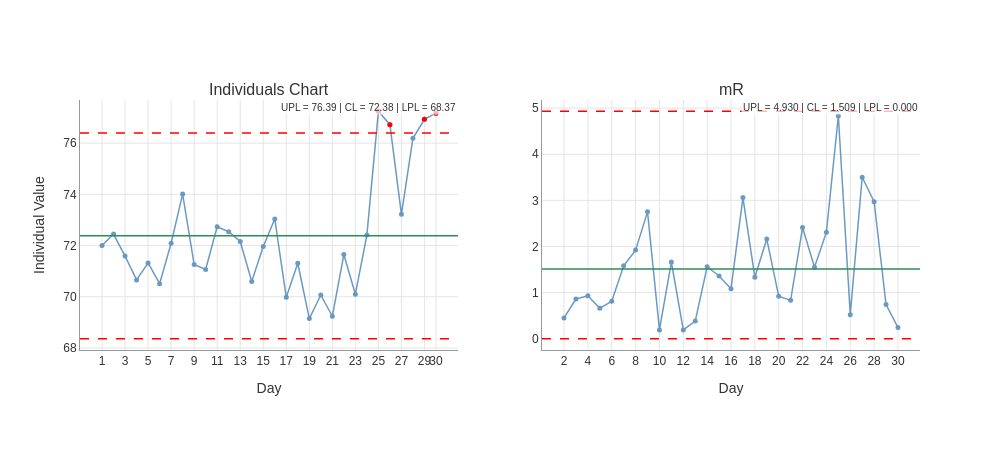

Notebook code cell kept with this figure:
### Markdown cell above
The thermostat drift on day 25 is caught — not just the shifted points themselves, but the run rules firing on the days leading into it. Now look at it:

### Code cell
result.plot()

### Figure 1 — Plotly figure (JSON) as saved in the notebook; plotly's stock layout.template omitted (floating-point values rounded to 4 significant figures)
{"data": [{"hovertemplate": "%{x}<br>%{y:.3f}<extra></extra>", "line": {"color": "steelblue", "width": 1.5}, "marker": {"color": "steelblue", "size": 5}, "mode": "lines+markers", "name": "X", "opacity": 0.8, "showlegend": false, "type": "scatter", "x": [1, 2, 3, 4, 5, 6, 7, 8, 9, 10, 11, 12, 13, 14, 15, 16, 17, 18, 19, 20, 21, 22, 23, 24, 25, 26, 27, 28, 29, 30], "xaxis": "x", "y": [72.0, 72.45, 71.59, 70.66, 71.32, 70.51, 72.09, 74.01, 71.26, 71.07, 72.73, 72.54, 72.16, 70.6, 71.96, 73.04, 69.98, 71.31, 69.15, 70.07, 69.24, 71.65, 70.1, 72.41, 77.24, 76.72, 73.22, 76.19, 76.93, 77.17], "yaxis": "y"}, {"hovertemplate": "Signal<br>%{x}<br>%{y:.3f}<extra></extra>", "marker": {"color": "red", "size": 5, "symbol": "circle"}, "mode": "markers", "name": "Signal", "showlegend": false, "type": "scatter", "x": [25, 26, 29, 30], "xaxis": "x", "y": [77.24, 76.72, 76.93, 77.17], "yaxis": "y"}, {"hovertemplate": "%{x}<br>%{y:.3f}<extra></extra>", "line": {"color": "steelblue", "width": 1.5}, "marker": {"color": "steelblue", "size": 5}, "mode": "lines+markers", "name": "mR", "opacity": 0.8, "showlegend": false, "type": "scatter", "x": [2, 3, 4, 5, 6, 7, 8, 9, 10, 11, 12, 13, 14, 15, 16, 17, 18, 19, 20, 21, 22, 23, 24, 25, 26, 27, 28, 29, 30], "xaxis": "x2", "y": [0.45, 0.86, 0.93, 0.66, 0.81, 1.58, 1.92, 2.75, 0.19, 1.66, 0.19, 0.38, 1.56, 1.36, 1.08, 3.06, 1.33, 2.16, 0.92, 0.83, 2.41, 1.55, 2.31, 4.83, 0.52, 3.5, 2.97, 0.74, 0.24], "yaxis": "y2"}], "layout": {"annotations": [{"font": {"size": 16}, "showarrow": false, "text": "Individuals Chart", "x": 0.225, "xanchor": "center", "xref": "paper", "y": 1.0, "yanchor": "bottom", "yref": "paper"}, {"font": {"size": 16}, "showarrow": false, "text": "mR", "x": 0.775, "xanchor": "center", "xref": "paper", "y": 1.0, "yanchor": "bottom", "yref": "paper"}, {"bgcolor": "rgba(255,255,255,0.7)", "font": {"color": "#333333", "size": 10}, "showarrow": false, "text": "UPL = 76.39 | CL = 72.38 | LPL = 68.37", "x": 1.0, "xanchor": "right", "xref": "x domain", "y": 1.0, "yanchor": "top", "yref": "y domain"}, {"bgcolor": "rgba(255,255,255,0.7)", "font": {"color": "#333333", "size": 10}, "showarrow": false, "text": "UPL = 4.930 | CL = 1.509 | LPL = 0.000", "x": 1.0, "xanchor": "right", "xref": "x2 domain", "y": 1.0, "yanchor": "top", "yref": "y2 domain"}], "font": {"color": "#333333", "family": "Arial, sans-serif", "size": 12}, "height": 450, "hovermode": "closest", "margin": {"b": 100}, "paper_bgcolor": "white", "plot_bgcolor": "white", "shapes": [{"line": {"color": "red", "dash": "dash", "width": 1.5}, "type": "line", "x0": 0, "x1": 1, "xref": "x domain", "y0": 76.39, "y1": 76.39, "yref": "y"}, {"line": {"color": "red", "dash": "dash", "width": 1.5}, "type": "line", "x0": 0, "x1": 1, "xref": "x domain", "y0": 68.37, "y1": 68.37, "yref": "y"}, {"line": {"color": "#2E8B57", "dash": "solid", "width": 1.5}, "type": "line", "x0": 0, "x1": 1, "xref": "x domain", "y0": 72.38, "y1": 72.38, "yref": "y"}, {"line": {"color": "red", "dash": "dash", "width": 1.5}, "type": "line", "x0": 0, "x1": 1, "xref": "x2 domain", "y0": 4.93, "y1": 4.93, "yref": "y2"}, {"line": {"color": "red", "dash": "dash", "width": 1.5}, "type": "line", "x0": 0, "x1": 1, "xref": "x2 domain", "y0": 0.0, "y1": 0.0, "yref": "y2"}, {"line": {"color": "#2E8B57", "dash": "solid", "width": 1.5}, "type": "line", "x0": 0, "x1": 1, "xref": "x2 domain", "y0": 1.509, "y1": 1.509, "yref": "y2"}], "title": {"font": {"color": "#222222", "size": 16}, "x": 0.5, "xanchor": "center"}, "width": 1000, "xaxis": {"anchor": "y", "automargin": true, "domain": [0.0, 0.45], "gridcolor": "#E5E5E5", "gridwidth": 1.0, "linecolor": "#999999", "linewidth": 1.0, "showgrid": true, "showline": true, "tickangle": 0, "ticktext": ["1", "3", "5", "7", "9", "11", "13", "15", "17", "19", "21", "23", "25", "27", "29", "30"], "tickvals": [1, 3, 5, 7, 9, 11, 13, 15, 17, 19, 21, 23, 25, 27, 29, 30], "title": {"text": "Day"}, "type": "category"}, "xaxis2": {"anchor": "y2", "automargin": true, "domain": [0.55, 1.0], "gridcolor": "#E5E5E5", "gridwidth": 1.0, "linecolor": "#999999", "linewidth": 1.0, "showgrid": true, "showline": true, "tickangle": 0, "ticktext": ["2", "4", "6", "8", "10", "12", "14", "16", "18", "20", "22", "24", "26", "28", "30"], "tickvals": [2, 4, 6, 8, 10, 12, 14, 16, 18, 20, 22, 24, 26, 28, 30], "title": {"text": "Day"}, "type": "category"}, "yaxis": {"anchor": "x", "autorange": false, "domain": [0.0, 1.0], "gridcolor": "#E5E5E5", "gridwidth": 1.0, "linecolor": "#999999", "linewidth": 1.0, "range": [67.92, 77.68], "showgrid": true, "showline": true, "title": {"text": "Individual Value"}, "zeroline": false}, "yaxis2": {"anchor": "x2", "autorange": false, "domain": [0.0, 1.0], "gridcolor": "#E5E5E5", "gridwidth": 1.0, "linecolor": "#999999", "linewidth": 1.0, "range": [-0.2465, 5.176], "showgrid": true, "showline": true}}}
